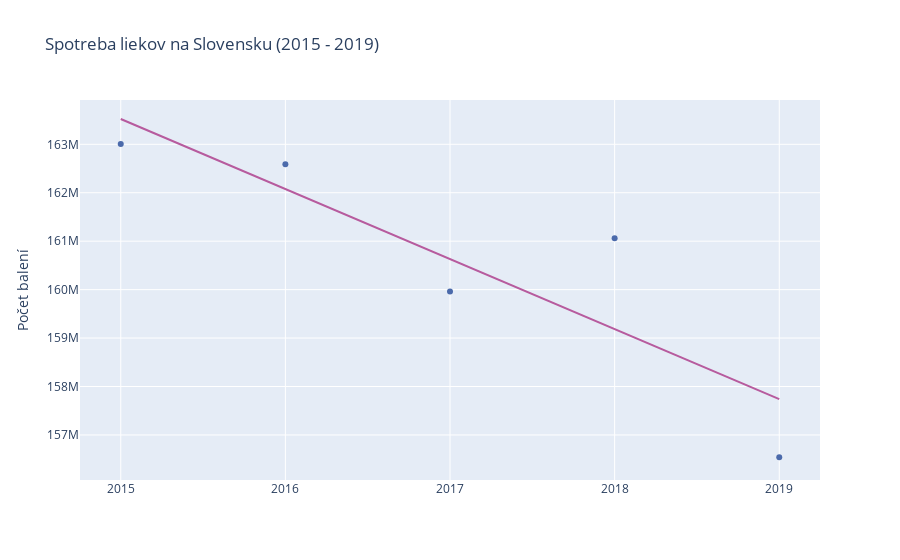

Write notebook code for a chart like this one.
### Code cell
fig = go.Figure()
fig.add_trace(go.Scatter(x=[str(i) for i in long_tab.index], y=long_tab['pocet'],mode='markers', marker_color=modra))
fig.add_trace(go.Scatter(x=[str(i) for i in long_tab.index], y=y_pred, mode='lines', marker_color=ruzova))
fig.update_layout(showlegend=False)
fig.update_layout(
    title="Spotreba liekov na Slovensku (2015 - 2019)",
    yaxis_title="Počet balení")
fig.show()

### Figure 1 — Plotly figure (JSON) as saved in the notebook; plotly's stock layout.template omitted (floating-point values rounded to 4 significant figures)
{"data": [{"marker": {"color": "#4B6AAB"}, "mode": "markers", "type": "scatter", "x": ["2015", "2016", "2017", "2018", "2019"], "y": [163000000.0, 162600000.0, 160000000.0, 161100000.0, 156500000.0]}, {"marker": {"color": "#B75B9E"}, "mode": "lines", "type": "scatter", "x": ["2015", "2016", "2017", "2018", "2019"], "y": [163500000.0, 162100000.0, 160600000.0, 159200000.0, 157700000.0]}], "layout": {"showlegend": false, "title": {"text": "Spotreba liekov na Slovensku (2015 - 2019)"}, "yaxis": {"title": {"text": "Počet balení"}}}}
